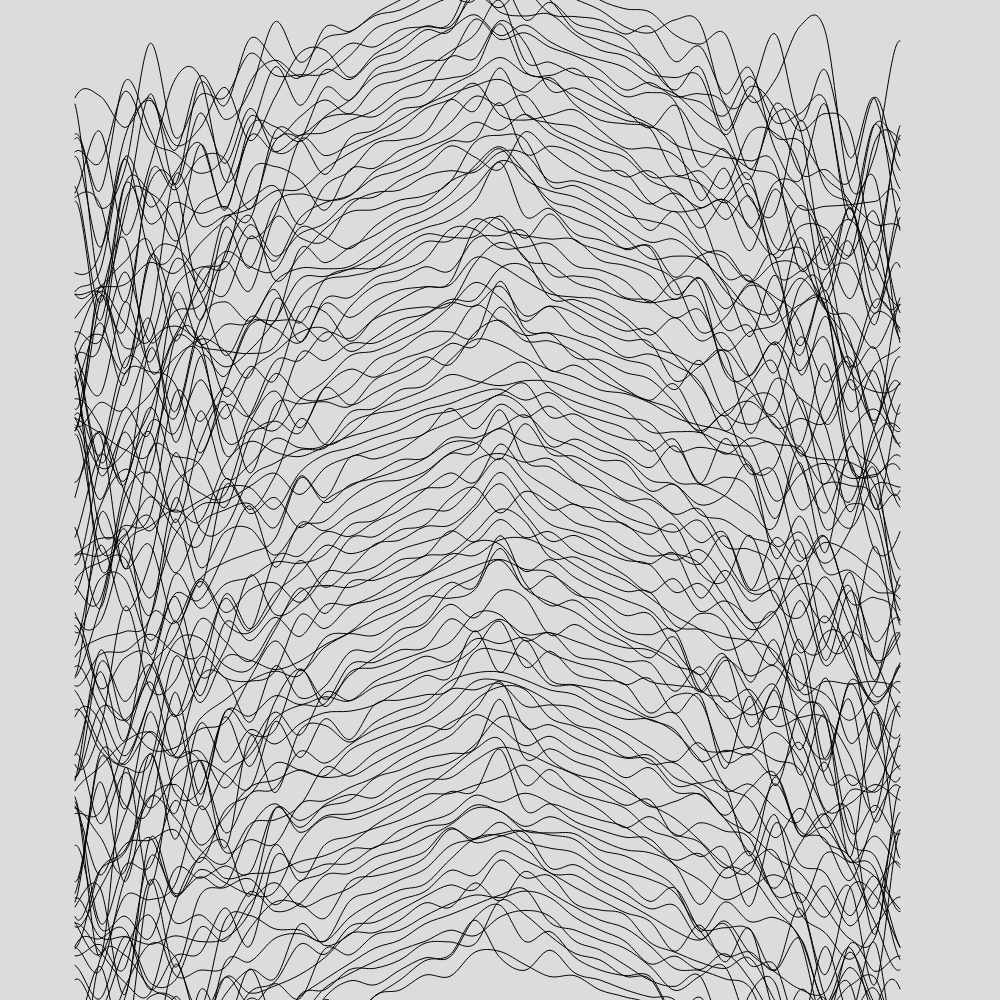
Frame 1 (no input)
Frame 60 (no input): identical to frame 1, image omitted
Frame 120 (the mouse pressed at the canvas centre since frame 60): identical to frame 1, image omitted

The p5.js sketch that drew this single still picture (run headless with seeded random() and noise() and a simulated clock; from frame 60 on, the mouse is pressed at the canvas centre):

// p5.js sketch
// ── sketch.js
function setup() {
  let windowSize = min(windowWidth, windowHeight);
  createCanvas(windowSize, windowSize);
  noFill();
}

let xOffset = 50;

function draw() {
  background(220);
  for (let n=0; n<height; n+=10) {
    beginShape();
    for (let i = xOffset; i < width - xOffset; i+=25) {
      let d = dist(i, n, width/2, n);
      curveVertex(i, n - noise(n + i*0.08)*(100-d));
    }
    endShape();
  }
}
